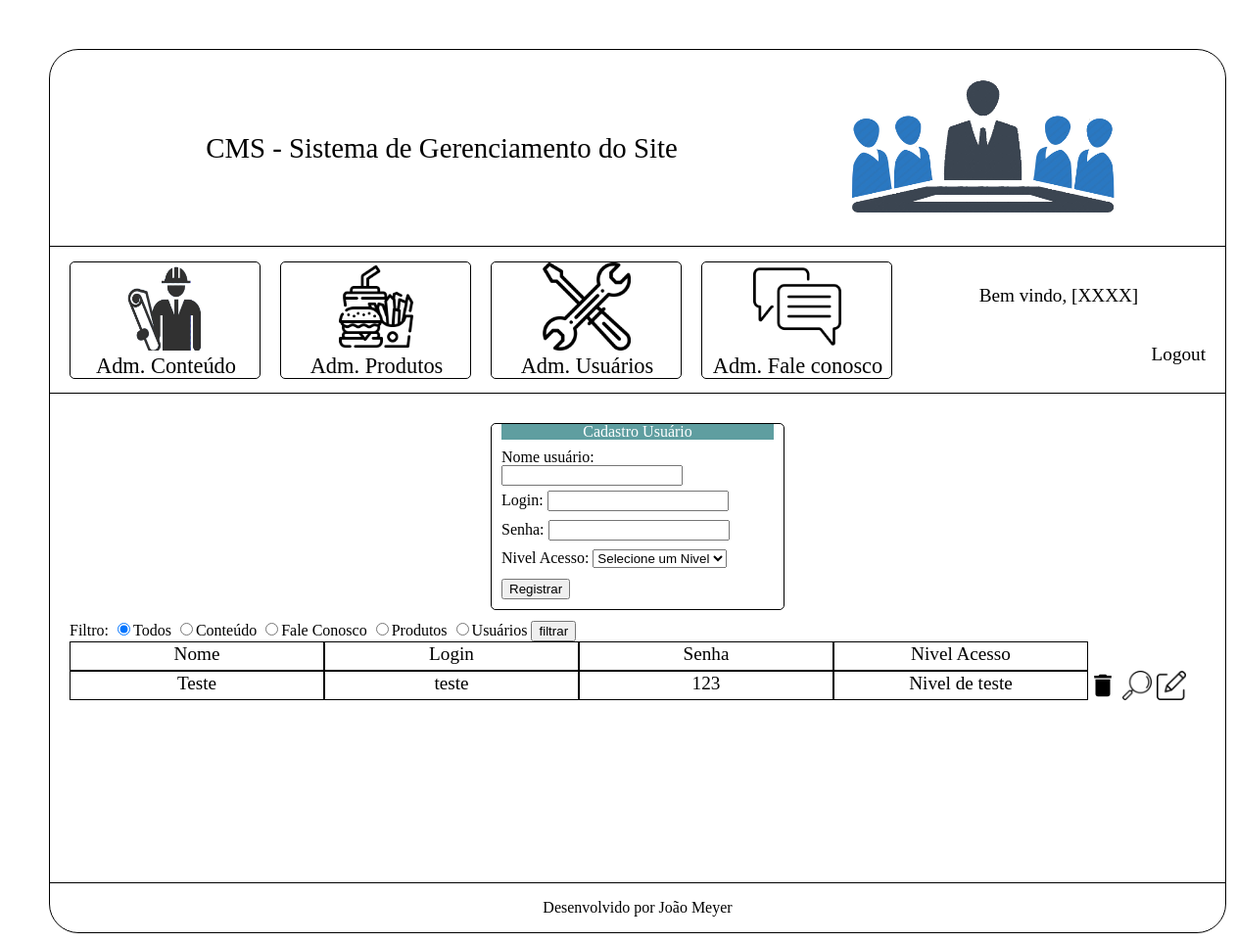
The page /Projeto_Hamburgueria2.0/cms/pagina_usuarios.php on the database its author committed.
### tables this page shows
create table tblUsuario (
	idUsuario int(11) not null auto_increment primary key,
    nome varchar(200) not null,
    login varchar(200) not null,
    senha varchar(100) not null,
    idNivelAcesso int(11) not null,
    constraint FK_idNivelAcesso_tblUsuario foreign key (idNivelAcesso)
    references tblNivelAcesso (idNivelAcesso)
);

create table tblNivelAcesso (
	idNivelAcesso int(11) not null auto_increment primary key,
    nomeNivel varchar(200) not null,
    acessoConteudo boolean not null,
    acessoFaleConosco boolean not null,
    acessoProduto boolean not null,
    acessoUsuarios boolean not null
);

### Projeto_Hamburgueria2.0/cms/pagina_usuarios.php (the view, shortened to what this page needs)
<?php
    $conexao = conexaoMysql();
    $dominio= $_SERVER['HTTP_HOST'];
    $url = "http://" . $dominio. $_SERVER['REQUEST_URI'];
    if(isset($_POST['btnFiltrar'])){
        if($_GET['modo']){
            if($_GET['modo'] == 'filtrar'){
                $filtro = $_POST['inputFiltro'];
                switch($filtro){
                    case "c":
                        $sqlQuerySelect = "select tblUsuario.*, tblNivelAcesso.nomeNivel
                            from tblUsuario, tblNivelAcesso
                            where tblUsuario.idNivelAcesso = tblNivelAcesso.idNivelAcesso
                            and tblNivelAcesso.acessoConteudo = 1
                            order by tblUsuario.nome";
                    break;
                    case "f":
                        $sqlQuerySelect = "select tblUsuario.*, tblNivelAcesso.nomeNivel
                            from tblUsuario, tblNivelAcesso
                            where tblUsuario.idNivelAcesso = tblNivelAcesso.idNivelAcesso
                            and tblNivelAcesso.acessoFaleConosco = 1
                            order by tblUsuario.nome";
                    break;
                    case "p":
                        $sqlQuerySelect = "select tblUsuario.*, tblNivelAcesso.nomeNivel
                            from tblUsuario, tblNivelAcesso
                            where tblUsuario.idNivelAcesso = tblNivelAcesso.idNivelAcesso
                            and tblNivelAcesso.acessoProduto = 1
                            order by tblUsuario.nome";
                    break;
                    case "u":
                        $sqlQuerySelect = "select tblUsuario.*, tblNivelAcesso.nomeNivel
                            from tblUsuario, tblNivelAcesso
                            where tblUsuario.idNivelAcesso = tblNivelAcesso.idNivelAcesso
                            and tblNivelAcesso.acessoUsuarios = 1
                            order by tblUsuario.nome";
                    break;
                    default:
                        $sqlQuerySelect = "select tblUsuario.*, tblNivelAcesso.nomeNivel
                            from tblUsuario, tblNivelAcesso
                            where tblUsuario.idNivelAcesso = tblNivelAcesso.idNivelAcesso
                            order by tblUsuario.nome";
                    break;
                }
            }
        }
    }
    else{
        $sqlQuerySelect = "select tblUsuario.*, tblNivelAcesso.nomeNivel
                            from tblUsuario, tblNivelAcesso
                            where tblUsuario.idNivelAcesso = tblNivelAcesso.idNivelAcesso
                            order by tblUsuario.nome";
    }
    $select = mysqli_query($conexao, $sqlQuerySelect);
    $action = "modulos/inserir_usuario.php?modo=inserir&url=".$url;
    $nome = null;
    $login = null;
    $senha = null;
    $idNivelAcesso = null;
    $nomeNivel = null;
?>
<!DOCTYPE html>
<html lang="pt-br">
    <head>
    </head>
    <body>
        <div id="conteinerCMS">
            <div id="conteinerCabecalho">
                <div id="conteinerNomeSistema" class="fonte2">
                    CMS - Sistema de Gerenciamento do Site
                </div>
                <div id="conteinerImagemSistema">
                    <img src="./imagens/gerencia_logo_sem_fundo.png" alt="Logo do Sistema">
                </div>
            </div>
            <div id="conteinerMenusGerenciamento">
                <div id="conteinerMenuItens">
                    <div class="conteinerMenuItem">
                        <a href="adm_conteudo.php">
                            <div class="menuItemImagem">
                                <img src="./imagens/gerencia_icone_preto_sem_fundo.png" alt="Icone da opção">
                            </div>
                            <div class="menuItemNome">Adm. Conteúdo</div>
                        </a>
                    </div>
                    <div class="conteinerMenuItem">
                        <a href="adm_produtos.php">
                            <div class="menuItemImagem">
                                <img src="./imagens/comida-rapida.png" alt="Icone da opção">
                            </div>
                            <div class="menuItemNome">Adm. Produtos</div>
                        </a>
                    </div>
                    <div class="conteinerMenuItem">
                        <a href="adm_usuarios.php">
                            <div class="menuItemImagem">
                                <img src="./imagens/reparar_icon.png" alt="Icone da opção">
                            </div>
                            <div class="menuItemNome">Adm. Usuários</div>
                        </a>
                    </div>
                    <div class="conteinerMenuItem">
                        <a href="adm_fale_conosco.php">
                            <div class="menuItemImagem">
                                <img src="./imagens/mensagem.png" alt="Icone da opção">
                            </div>
                            <div class="menuItemNome">Adm. Fale conosco</div>
                        </a>
                    </div>
                </div>
                <div id="conteinerMensagemBemVindoLogout">
                    <div id="conteinerMensagemBemVindo" class="fonte1">
                        Bem vindo, [XXXX]
                    </div>
                    <div id="conteinerLogout" class="fonte1">
                        <a href="../super.php">Logout</a>
                    </div>
                </div>
            </div>
            <div id="conteinerSubmenusGerenciamento">
                <form action="<?=$action?>" name="formAdmCadastroUsuario" method="post">
                    <div class="conteinerCadastro">
                        <div class="tituloCadastro">Cadastro Usuário</div>
                        <div class="inputBox">
                            Nome usuário: <input type="text" name="txtNomeUsuario" value="<?=$nome?>" required>
                        </div>
                        <div class="inputBox">
                            Login: <input type="text" name="txtLogin" value="<?=$login?>" required>
                        </div>
                        <div class="inputBox">
                            Senha: <input type="password" name="txtSenha" value="<?=$senha?>" required>
                        </div>
                        <div class="inputBox">
                            Nivel Acesso:
                            <select name="slctNivelAcesso">
                                <?php
                                    if(isset($_GET['modo'])){
                                        if($_GET['modo'] == 'editar'){
                                            ?>
                                                <option value="<?=$idNivelAcesso?>"><?=$nomeNivel?></option>
                                            <?php
                                            $sqlQuerySelectNiveisAcesso = "
                                                select * from tblNivelAcesso
                                                where not (idNivelAcesso = ".$idNivelAcesso.")
                                                order by nomeNivel;
                                            ";
                                        }
                                    }
                                    else{
                                ?>
                                        <option value="">Selecione um Nivel</option>
                                <?php
                                    }
                                ?>
                            </select>
                        </div>
                        <div class="botaoRegistrar">
                            <input type="submit" name="btnSubmit" value="Registrar">
                        </div>
                    </div>
                </form>
                <form name="formAdmFaleConoscoFiltro" action="pagina_usuarios.php?modo=filtrar" method="post">
                    Filtro:
                    <input type="radio" name="inputFiltro" value="a" checked>Todos
                    <input type="radio" name="inputFiltro" value="c">Conteúdo
                    <input type="radio" name="inputFiltro" value="f">Fale Conosco
                    <input type="radio" name="inputFiltro" value="p">Produtos
                    <input type="radio" name="inputFiltro" value="u">Usuários
                    <input type="submit" value="filtrar" name="btnFiltrar">
                </form>
                <div class="conteinerComentario">
                    <div class="usuarioNome">Nome</div>
                    <div class="usuarioLogin">Login</div>
                    <div class="usuarioSenha">Senha</div>
                    <div class="usuarioNivelAcesso">Nivel Acesso</div>
                </div>
                <?php
                    while($rsSelect = mysqli_fetch_assoc($select)){
                        ?>
                            <div class="conteinerComentario">
                                <div class="usuarioNome"><?=$rsSelect['nome']?></div>
                                <div class="usuarioLogin"><?=$rsSelect['login']?></div>
                                <div class="usuarioSenha"><?=$rsSelect['senha']?></div>
                                <div class="usuarioNivelAcesso"><?=$rsSelect['nomeNivel']?></div>
                                <a onclick="return confirm('Deseja realmente excluir o registro?');"
                                href="./modulos/deletar.php?modo=excluir&id=<?=$rsSelect['idUsuario']?>&tabela=tblUsuario&coluna=idUsuario&url=<?=$url?>">
                                    <div class="excluir"></div>
                                </a>
                                <div class="visualizar" onclick="visualizarUsuario(<?=$rsSelect['idUsuario']?>);"></div>
                                <a href="pagina_usuarios.php?modo=editar&id=<?=$rsSelect['idUsuario']?>">
                                    <div class="editar"></div>
                                </a>
                            </div>
                        <?php
                    }
                ?>
            </div>
            <div id="rodape">
                Desenvolvido por João Meyer
            </div>
        </div>
    </body>
</html>

### Projeto_Hamburgueria2.0/cms/css/style.css (style rules this page uses)
body { padding: 50px; }
a { text-decoration: none; color: black; }
.fonte1 { font-size: 1.2em; }
.fonte2 { font-size: 1.8em; }
#conteinerCMS { width: 1200px; min-height: 800px; height: auto; margin-left: auto; margin-right: auto; border: black 1px solid; border-radius: 30px; }
#conteinerCabecalho { width: inherit; height: 200px; border-bottom: black solid 1px; }
#conteinerNomeSistema { width: 800px; height: 200px; line-height: 200px; text-align: center; float: left; }
#conteinerImagemSistema { width: 400px; height: 200px; box-sizing: border-box; padding-top: 25px; float: left; }
#conteinerImagemSistema img { width: 300px; height: 150px; margin-left: auto; margin-right: auto; }
#conteinerMenusGerenciamento { width: inherit; height: 150px; padding-left: 20px; padding-right: 20px; box-sizing: border-box; border-bottom: black 1px solid; }
#conteinerMenuItens { width: 860px; height: 150px; float: left; padding-top: 15px; box-sizing: border-box; }
.conteinerMenuItem { width: 195px; height: 120px; float: left; margin-right: 20px; box-sizing: border-box; border-radius: 5px; border: solid 1px black; }
.menuItemImagem { width: 90px; height: 90px; margin-bottom: 5px; margin-left: auto; margin-right: auto; }
.menuItemImagem img { width: 90px; height: 90px; }
.menuItemNome { width: 195px; height: 25px; text-align: center; font-size: 1.4em; }
#conteinerMensagemBemVindoLogout { width: 300px; height: 150px; float: left; }
#conteinerMensagemBemVindo { width: inherit; height: 100px; line-height: 100px; text-align: center; }
#conteinerLogout { width: inherit; height: 50px; text-align: right; }
#conteinerSubmenusGerenciamento { width: inherit; min-height: 500px; height: auto; overflow: hidden; padding: 20px; box-sizing: border-box; border-bottom: 1px solid black; }
.conteinerCadastro { width: 300px; min-height: 100px; height: auto; border: solid 1px black; box-sizing: border-box; padding: 10px; padding-top: 0px; border-radius: 5px; margin-bottom: 10px; margin-top: 10px; margin-left: auto; margin-right: auto; }
.tituloCadastro { text-align: center; background-color: cadetblue; color: white; margin-bottom: 10px; }
.inputBox { width: 100%; min-height: 25px; height: auto; overflow: hidden; box-sizing: border-box; margin-bottom: 5px; }
.usuarioNome { width: 260px; height: 30px; border: 1px black solid; box-sizing: border-box; font-size: 1.2em; line-height: 1.2em; text-align: center; float: left; }
.usuarioLogin { width: 260px; height: 30px; border: 1px black solid; box-sizing: border-box; font-size: 1.2em; line-height: 1.2em; text-align: center; float: left; }
.usuarioSenha { width: 260px; height: 30px; border: 1px black solid; box-sizing: border-box; font-size: 1.2em; line-height: 1.2em; text-align: center; float: left; }
.usuarioNivelAcesso { width: 260px; height: 30px; border: 1px black solid; box-sizing: border-box; font-size: 1.2em; line-height: 1.2em; text-align: center; float: left; }
.conteinerComentario { width: 1160px; min-height: 30px; height: auto; float: left; }
.excluir { width: 30px; height: 30px; margin-right: 5px; float: left; background-repeat: no-repeat; background-size: cover; background-image: url(../imagens/delete-24px.svg); }
.visualizar { width: 30px; height: 30px; margin-right: 5px; float: left; background-repeat: no-repeat; background-size: cover; background-image: url(../imagens/visualizar.png); }
.editar { width: 30px; height: 30px; margin-right: 5px; float: left; background-repeat: no-repeat; background-size: cover; background-image: url(../imagens/editar.png); }
#rodape { width: inherit; height: 50px; line-height: 50px; text-align: center; }

### rows shown on the page
tblusuario: nome "Teste", login "teste", senha "123", idNivelAcesso.nomeNivel "Nivel de teste"
